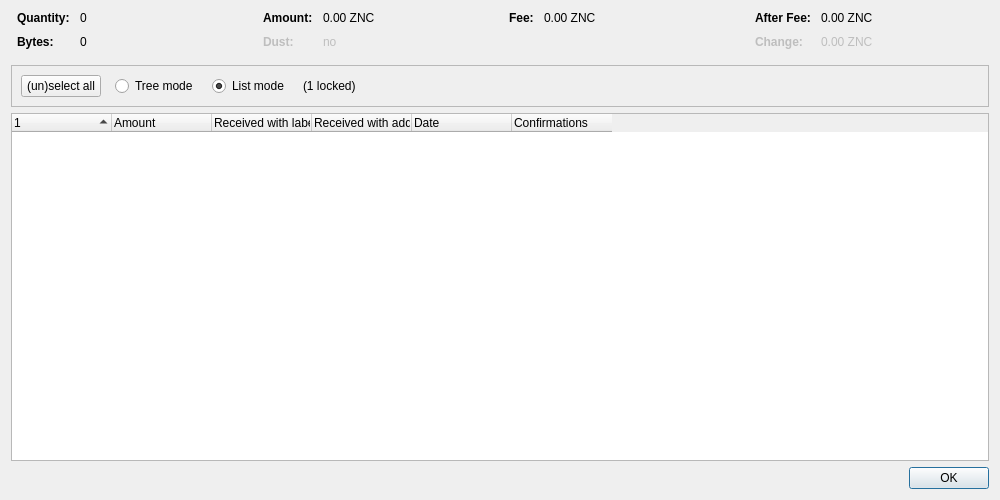
<?xml version="1.0" encoding="UTF-8"?>
<ui version="4.0">
 <class>CoinControlDialog</class>
 <widget class="QDialog" name="CoinControlDialog">
  <property name="geometry">
   <rect>
    <x>0</x>
    <y>0</y>
    <width>1000</width>
    <height>500</height>
   </rect>
  </property>
  <property name="windowTitle">
   <string>Coin Selection</string>
  </property>
  <layout class="QVBoxLayout" name="verticalLayout">
   <item>
    <layout class="QHBoxLayout" name="horizontalLayoutTop" stretch="0,0,0,0">
     <property name="topMargin">
      <number>0</number>
     </property>
     <property name="bottomMargin">
      <number>10</number>
     </property>
     <item>
      <layout class="QFormLayout" name="formLayoutCoinControl1">
       <property name="horizontalSpacing">
        <number>10</number>
       </property>
       <property name="verticalSpacing">
        <number>10</number>
       </property>
       <property name="leftMargin">
        <number>6</number>
       </property>
       <property name="rightMargin">
        <number>6</number>
       </property>
       <item row="0" column="0">
        <widget class="QLabel" name="labelCoinControlQuantityText">
         <property name="font">
          <font>
           <weight>75</weight>
           <bold>true</bold>
          </font>
         </property>
         <property name="text">
          <string>Quantity:</string>
         </property>
        </widget>
       </item>
       <item row="0" column="1">
        <widget class="QLabel" name="labelCoinControlQuantity">
         <property name="cursor">
          <cursorShape>IBeamCursor</cursorShape>
         </property>
         <property name="contextMenuPolicy">
          <enum>Qt::ActionsContextMenu</enum>
         </property>
         <property name="text">
          <string notr="true">0</string>
         </property>
         <property name="textInteractionFlags">
          <set>Qt::LinksAccessibleByMouse|Qt::TextSelectableByKeyboard|Qt::TextSelectableByMouse</set>
         </property>
        </widget>
       </item>
       <item row="1" column="0">
        <widget class="QLabel" name="labelCoinControlBytesText">
         <property name="font">
          <font>
           <weight>75</weight>
           <bold>true</bold>
          </font>
         </property>
         <property name="text">
          <string>Bytes:</string>
         </property>
        </widget>
       </item>
       <item row="1" column="1">
        <widget class="QLabel" name="labelCoinControlBytes">
         <property name="cursor">
          <cursorShape>IBeamCursor</cursorShape>
         </property>
         <property name="contextMenuPolicy">
          <enum>Qt::ActionsContextMenu</enum>
         </property>
         <property name="text">
          <string notr="true">0</string>
         </property>
         <property name="textInteractionFlags">
          <set>Qt::LinksAccessibleByMouse|Qt::TextSelectableByKeyboard|Qt::TextSelectableByMouse</set>
         </property>
        </widget>
       </item>
      </layout>
     </item>
     <item>
      <layout class="QFormLayout" name="formLayoutCoinControl2">
       <property name="horizontalSpacing">
        <number>10</number>
       </property>
       <property name="verticalSpacing">
        <number>10</number>
       </property>
       <property name="leftMargin">
        <number>6</number>
       </property>
       <property name="rightMargin">
        <number>6</number>
       </property>
       <item row="0" column="0">
        <widget class="QLabel" name="labelCoinControlAmountText">
         <property name="font">
          <font>
           <weight>75</weight>
           <bold>true</bold>
          </font>
         </property>
         <property name="text">
          <string>Amount:</string>
         </property>
        </widget>
       </item>
       <item row="0" column="1">
        <widget class="QLabel" name="labelCoinControlAmount">
         <property name="cursor">
          <cursorShape>IBeamCursor</cursorShape>
         </property>
         <property name="contextMenuPolicy">
          <enum>Qt::ActionsContextMenu</enum>
         </property>
         <property name="text">
          <string notr="true">0.00 ZNC</string>
         </property>
         <property name="textInteractionFlags">
          <set>Qt::LinksAccessibleByMouse|Qt::TextSelectableByKeyboard|Qt::TextSelectableByMouse</set>
         </property>
        </widget>
       </item>
       <item row="1" column="0">
        <widget class="QLabel" name="labelCoinControlLowOutputText">
         <property name="enabled">
          <bool>false</bool>
         </property>
         <property name="font">
          <font>
           <weight>75</weight>
           <bold>true</bold>
          </font>
         </property>
         <property name="text">
          <string>Dust:</string>
         </property>
        </widget>
       </item>
       <item row="1" column="1">
        <widget class="QLabel" name="labelCoinControlLowOutput">
         <property name="enabled">
          <bool>false</bool>
         </property>
         <property name="cursor">
          <cursorShape>IBeamCursor</cursorShape>
         </property>
         <property name="contextMenuPolicy">
          <enum>Qt::ActionsContextMenu</enum>
         </property>
         <property name="text">
          <string notr="true">no</string>
         </property>
         <property name="textInteractionFlags">
          <set>Qt::LinksAccessibleByMouse|Qt::TextSelectableByKeyboard|Qt::TextSelectableByMouse</set>
         </property>
        </widget>
       </item>
      </layout>
     </item>
     <item>
      <layout class="QFormLayout" name="formLayoutCoinControl3">
       <property name="horizontalSpacing">
        <number>10</number>
       </property>
       <property name="verticalSpacing">
        <number>10</number>
       </property>
       <property name="leftMargin">
        <number>6</number>
       </property>
       <property name="rightMargin">
        <number>6</number>
       </property>
       <item row="0" column="0">
        <widget class="QLabel" name="labelCoinControlFeeText">
         <property name="font">
          <font>
           <weight>75</weight>
           <bold>true</bold>
          </font>
         </property>
         <property name="text">
          <string>Fee:</string>
         </property>
        </widget>
       </item>
       <item row="0" column="1">
        <widget class="QLabel" name="labelCoinControlFee">
         <property name="cursor">
          <cursorShape>IBeamCursor</cursorShape>
         </property>
         <property name="contextMenuPolicy">
          <enum>Qt::ActionsContextMenu</enum>
         </property>
         <property name="text">
          <string notr="true">0.00 ZNC</string>
         </property>
         <property name="textInteractionFlags">
          <set>Qt::LinksAccessibleByMouse|Qt::TextSelectableByKeyboard|Qt::TextSelectableByMouse</set>
         </property>
        </widget>
       </item>
      </layout>
     </item>
     <item>
      <layout class="QFormLayout" name="formLayoutCoinControl4">
       <property name="horizontalSpacing">
        <number>10</number>
       </property>
       <property name="verticalSpacing">
        <number>10</number>
       </property>
       <property name="leftMargin">
        <number>6</number>
       </property>
       <property name="rightMargin">
        <number>6</number>
       </property>
       <item row="0" column="0">
        <widget class="QLabel" name="labelCoinControlAfterFeeText">
         <property name="font">
          <font>
           <weight>75</weight>
           <bold>true</bold>
          </font>
         </property>
         <property name="text">
          <string>After Fee:</string>
         </property>
        </widget>
       </item>
       <item row="0" column="1">
        <widget class="QLabel" name="labelCoinControlAfterFee">
         <property name="cursor">
          <cursorShape>IBeamCursor</cursorShape>
         </property>
         <property name="contextMenuPolicy">
          <enum>Qt::ActionsContextMenu</enum>
         </property>
         <property name="text">
          <string notr="true">0.00 ZNC</string>
         </property>
         <property name="textInteractionFlags">
          <set>Qt::LinksAccessibleByMouse|Qt::TextSelectableByKeyboard|Qt::TextSelectableByMouse</set>
         </property>
        </widget>
       </item>
       <item row="1" column="0">
        <widget class="QLabel" name="labelCoinControlChangeText">
         <property name="enabled">
          <bool>false</bool>
         </property>
         <property name="font">
          <font>
           <weight>75</weight>
           <bold>true</bold>
          </font>
         </property>
         <property name="text">
          <string>Change:</string>
         </property>
        </widget>
       </item>
       <item row="1" column="1">
        <widget class="QLabel" name="labelCoinControlChange">
         <property name="enabled">
          <bool>false</bool>
         </property>
         <property name="cursor">
          <cursorShape>IBeamCursor</cursorShape>
         </property>
         <property name="contextMenuPolicy">
          <enum>Qt::ActionsContextMenu</enum>
         </property>
         <property name="text">
          <string notr="true">0.00 ZNC</string>
         </property>
         <property name="textInteractionFlags">
          <set>Qt::LinksAccessibleByMouse|Qt::TextSelectableByKeyboard|Qt::TextSelectableByMouse</set>
         </property>
        </widget>
       </item>
      </layout>
     </item>
    </layout>
   </item>
   <item>
    <widget class="QFrame" name="frame">
     <property name="minimumSize">
      <size>
       <width>0</width>
       <height>40</height>
      </size>
     </property>
     <property name="frameShape">
      <enum>QFrame::StyledPanel</enum>
     </property>
     <property name="frameShadow">
      <enum>QFrame::Sunken</enum>
     </property>
     <layout class="QHBoxLayout" name="horizontalLayout">
      <item>
       <layout class="QHBoxLayout" name="horizontalLayoutPanel" stretch="0,0,0,0,0">
        <property name="spacing">
         <number>14</number>
        </property>
        <item>
         <widget class="QPushButton" name="pushButtonSelectAll">
          <property name="sizePolicy">
           <sizepolicy hsizetype="Maximum" vsizetype="Fixed">
            <horstretch>0</horstretch>
            <verstretch>0</verstretch>
           </sizepolicy>
          </property>
          <property name="text">
           <string>(un)select all</string>
          </property>
          <property name="autoDefault">
           <bool>false</bool>
          </property>
         </widget>
        </item>
        <item>
         <widget class="QRadioButton" name="radioTreeMode">
          <property name="sizePolicy">
           <sizepolicy hsizetype="Maximum" vsizetype="Fixed">
            <horstretch>0</horstretch>
            <verstretch>0</verstretch>
           </sizepolicy>
          </property>
          <property name="text">
           <string>Tree mode</string>
          </property>
         </widget>
        </item>
        <item>
         <widget class="QRadioButton" name="radioListMode">
          <property name="sizePolicy">
           <sizepolicy hsizetype="Maximum" vsizetype="Fixed">
            <horstretch>0</horstretch>
            <verstretch>0</verstretch>
           </sizepolicy>
          </property>
          <property name="text">
           <string>List mode</string>
          </property>
          <property name="checked">
           <bool>true</bool>
          </property>
         </widget>
        </item>
        <item>
         <widget class="QLabel" name="labelLocked">
          <property name="text">
           <string notr="true">(1 locked)</string>
          </property>
         </widget>
        </item>
        <item>
         <spacer name="horizontalSpacer">
          <property name="orientation">
           <enum>Qt::Horizontal</enum>
          </property>
          <property name="sizeHint" stdset="0">
           <size>
            <width>40</width>
            <height>20</height>
           </size>
          </property>
         </spacer>
        </item>
       </layout>
      </item>
     </layout>
    </widget>
   </item>
   <item>
    <widget class="CoinControlTreeWidget" name="treeWidget">
     <property name="contextMenuPolicy">
      <enum>Qt::CustomContextMenu</enum>
     </property>
     <property name="sortingEnabled">
      <bool>false</bool>
     </property>
     <property name="columnCount">
      <number>6</number>
     </property>
     <attribute name="headerShowSortIndicator" stdset="0">
      <bool>true</bool>
     </attribute>
     <attribute name="headerStretchLastSection">
      <bool>false</bool>
     </attribute>
     <column>
      <property name="text">
       <string/>
      </property>
     </column>
     <column>
      <property name="text">
       <string>Amount</string>
      </property>
     </column>
     <column>
      <property name="text">
       <string>Received with label</string>
      </property>
     </column>
     <column>
      <property name="text">
       <string>Received with address</string>
      </property>
     </column>
     <column>
      <property name="text">
       <string>Date</string>
      </property>
     </column>
     <column>
      <property name="text">
       <string>Confirmations</string>
      </property>
      <property name="toolTip">
       <string>Confirmed</string>
      </property>
     </column>
     <column>
      <property name="text">
       <string/>
      </property>
     </column>
     <column>
      <property name="text">
       <string/>
      </property>
     </column>
     <column>
      <property name="text">
       <string/>
      </property>
     </column>
     <column>
      <property name="text">
       <string/>
      </property>
     </column>
    </widget>
   </item>
   <item>
    <widget class="QDialogButtonBox" name="buttonBox">
     <property name="orientation">
      <enum>Qt::Horizontal</enum>
     </property>
     <property name="standardButtons">
      <set>QDialogButtonBox::Ok</set>
     </property>
    </widget>
   </item>
  </layout>
 </widget>
 <customwidgets>
  <customwidget>
   <class>CoinControlTreeWidget</class>
   <extends>QTreeWidget</extends>
   <header>qt/coincontroltreewidget.h</header>
  </customwidget>
 </customwidgets>
 <resources/>
 <connections/>
</ui>
